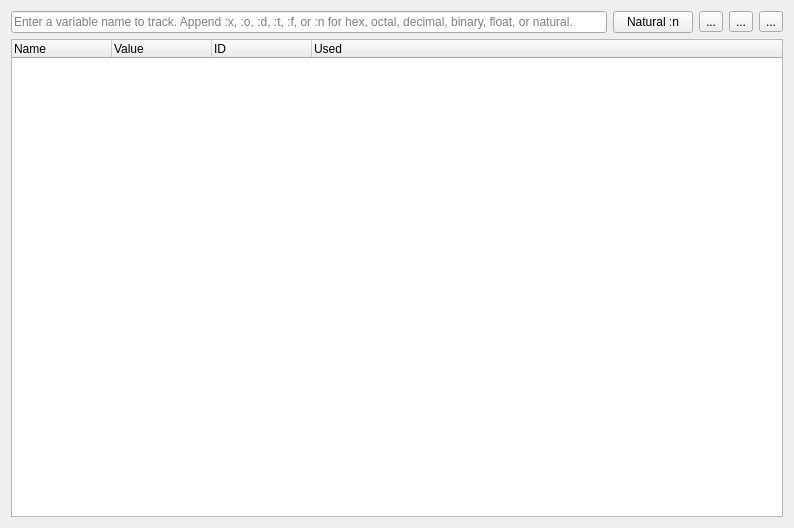
<?xml version="1.0" encoding="UTF-8"?>
<ui version="4.0">
 <class>SeerVariableTrackerBrowserWidgetForm</class>
 <widget class="QWidget" name="SeerVariableTrackerBrowserWidgetForm">
  <property name="geometry">
   <rect>
    <x>0</x>
    <y>0</y>
    <width>794</width>
    <height>528</height>
   </rect>
  </property>
  <property name="windowTitle">
   <string>Form</string>
  </property>
  <layout class="QGridLayout" name="gridLayout">
   <item row="0" column="0">
    <layout class="QHBoxLayout" name="horizontalLayout">
     <item>
      <widget class="QHistoryLineEdit" name="variableAddLineEdit">
       <property name="toolTip">
        <string>Add a variable to track.</string>
       </property>
       <property name="placeholderText">
        <string>Enter a variable name to track. Append :x, :o, :d, :t, :f, or :n for hex, octal, decimal, binary, float, or natural.</string>
       </property>
       <property name="clearButtonEnabled">
        <bool>true</bool>
       </property>
      </widget>
     </item>
     <item>
      <widget class="QPushButton" name="variableFormatPushButton">
       <property name="toolTip">
        <string>Default format for variables tracked without a format suffix.</string>
       </property>
       <property name="text">
        <string>Natural :n</string>
       </property>
      </widget>
     </item>
     <item>
      <widget class="QToolButton" name="variableRememberToolButton">
       <property name="toolTip">
        <string>Remember variable names between sessions.</string>
       </property>
       <property name="text">
        <string>...</string>
       </property>
       <property name="icon">
        <iconset resource="resource.qrc">
         <normaloff>:/seer/resources/RelaxLightIcons/pin.svg</normaloff>:/seer/resources/RelaxLightIcons/pin.svg</iconset>
       </property>
       <property name="checkable">
        <bool>true</bool>
       </property>
      </widget>
     </item>
     <item>
      <widget class="QToolButton" name="variableDeleteToolButton">
       <property name="toolTip">
        <string>Delete selected variables.</string>
       </property>
       <property name="text">
        <string>...</string>
       </property>
       <property name="icon">
        <iconset resource="resource.qrc">
         <normaloff>:/seer/resources/RelaxLightIcons/list-remove.svg</normaloff>:/seer/resources/RelaxLightIcons/list-remove.svg</iconset>
       </property>
      </widget>
     </item>
     <item>
      <widget class="QToolButton" name="variableDeleteAllToolButton">
       <property name="toolTip">
        <string>Delete all variables.</string>
       </property>
       <property name="text">
        <string>...</string>
       </property>
       <property name="icon">
        <iconset resource="resource.qrc">
         <normaloff>:/seer/resources/RelaxLightIcons/edit-delete.svg</normaloff>:/seer/resources/RelaxLightIcons/edit-delete.svg</iconset>
       </property>
      </widget>
     </item>
    </layout>
   </item>
   <item row="1" column="0">
    <widget class="QTreeWidget" name="variablesTreeWidget">
     <property name="columnCount">
      <number>4</number>
     </property>
     <column>
      <property name="text">
       <string>Name</string>
      </property>
     </column>
     <column>
      <property name="text">
       <string>Value</string>
      </property>
     </column>
     <column>
      <property name="text">
       <string>ID</string>
      </property>
     </column>
     <column>
      <property name="text">
       <string>Used</string>
      </property>
     </column>
    </widget>
   </item>
  </layout>
 </widget>
 <customwidgets>
  <customwidget>
   <class>QHistoryLineEdit</class>
   <extends>QLineEdit</extends>
   <header location="global">QHistoryLineEdit.h</header>
  </customwidget>
 </customwidgets>
 <resources>
  <include location="resource.qrc"/>
 </resources>
 <connections/>
</ui>
